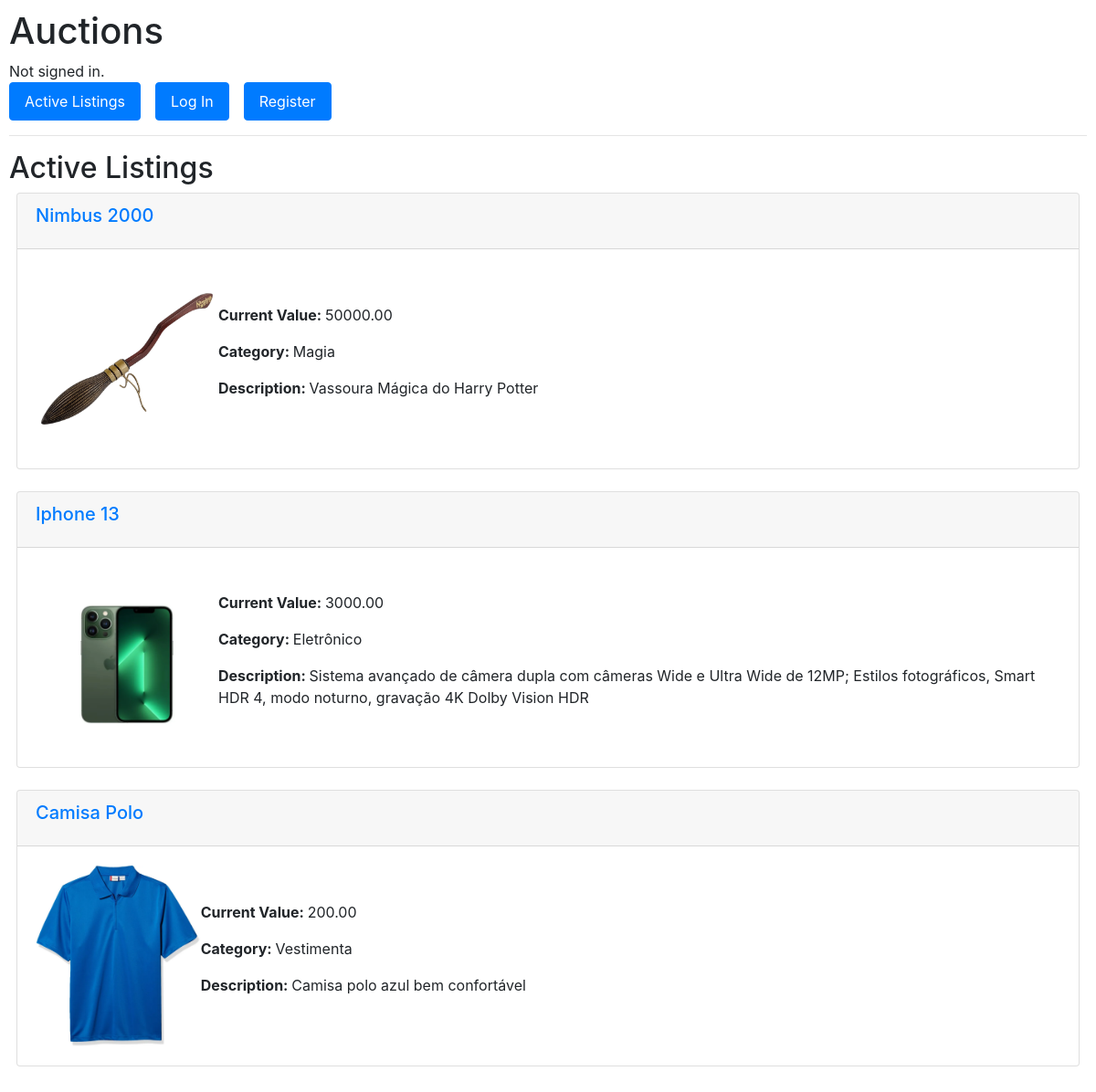
/, run on an earlier commit of the app's database.
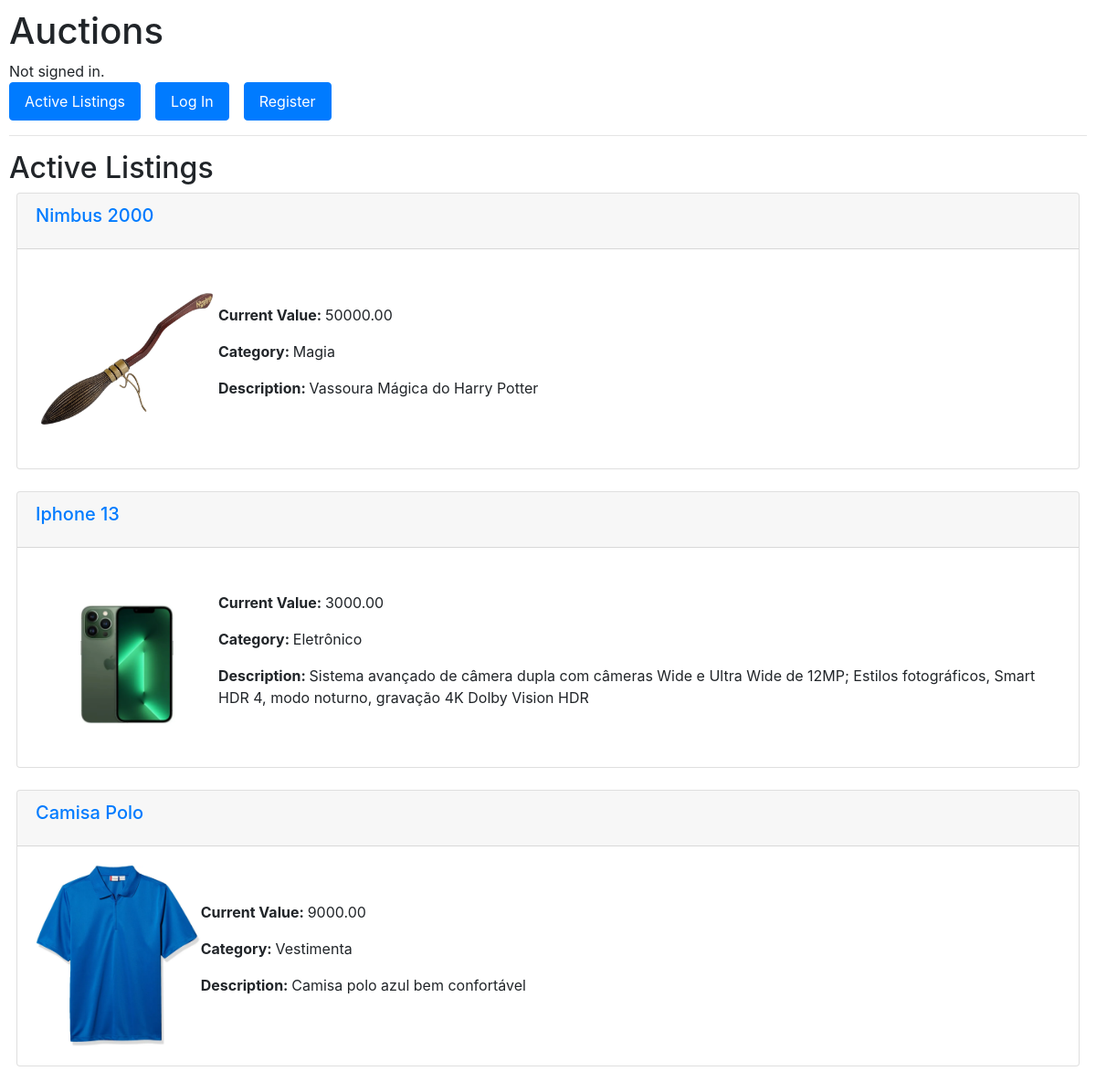
And on a later commit of the database.
### auctions/models.py (models this page shows, shortened)
class Listings(models.Model):
    title = models.CharField(max_length=255)
    description = models.TextField()
    price = models.DecimalField(max_digits=10, decimal_places=2)
    image_url = models.ImageField(upload_to='listing/images', blank=True, null=True)
    category = models.CharField(max_length=255, default='General')
    created_by = models.ForeignKey(User, on_delete=models.CASCADE, blank=True, null=True)
    is_active = models.BooleanField(default=True)

### auctions/views.py (the view)
# urls.py: path("", views.index, name="index"),
def index(request):
    listings = Listings.objects.filter(is_active=True)
    return render(
        request,
        "auctions/index.html",
        {
            "listings": listings,
        },
    )

### auctions/templates/auctions/index.html (shortened to what this page needs)
{% extends "auctions/layout.html" %} {% block body %}
<h2>Active Listings</h2>
<div class="container-fluid px-2">
  <div class="row">
    {% for listing in listings %} {% if listing.is_active%}
    <div class="col-12 mb-4">
      <div class="card">
        <div class="card-header">
          <a href="{% url 'listing_details' listing.id %}">
            <h5 class="card-title">{{ listing.title }}</h5>
          </a>
        </div>
        <div class="card-body d-flex align-items-center">
          <div class="me-3">
            {% if listing.image_url %}
            <a href="{% url 'listing_details' listing.id %}">
              <img
                src="{{ listing.image_url.url }}"
                alt="{{ listing.title }}"
                class="card-img-left"
                height="200"
              />
            </a>
            {% else %}
            <p class="card-text">No image available</p>
            {% endif %}
          </div>
          <div>
            <p><strong>Current Value: </strong> {{ listing.price }}</p>
            <p><strong>Category: </strong>{{ listing.category }}</p>
            <p><strong>Description: </strong> {{listing.description }} </p>
          </div>
        </div>
      </div>
    </div>
    {% endif %} {% endfor %}
  </div>
</div>
{% endblock %}

What changed in the data, as far as the page shows it:
changed Listings "Camisa Polo": price "200.00" → "9000.00"
